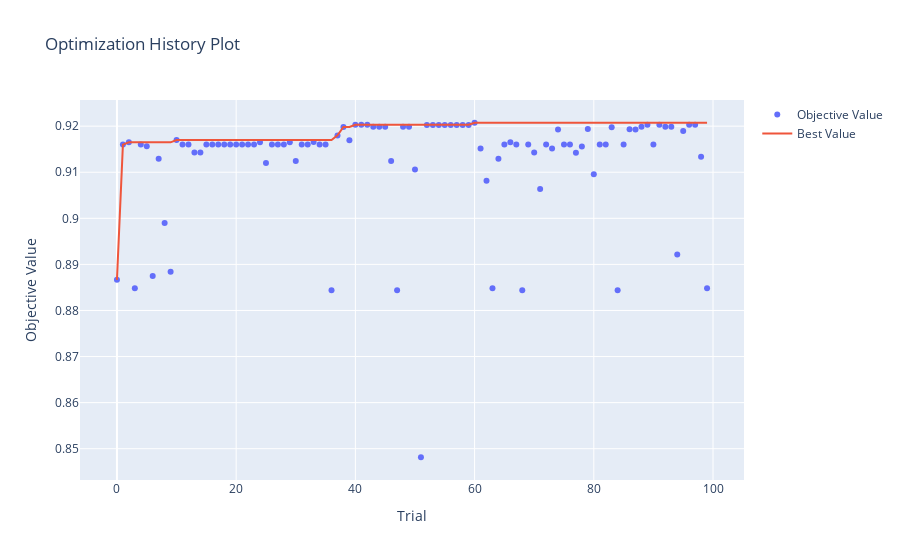

The cell this chart's notebook holds for it:
### Code cell
# Visualizing optimization
optuna.visualization.plot_optimization_history(study)
